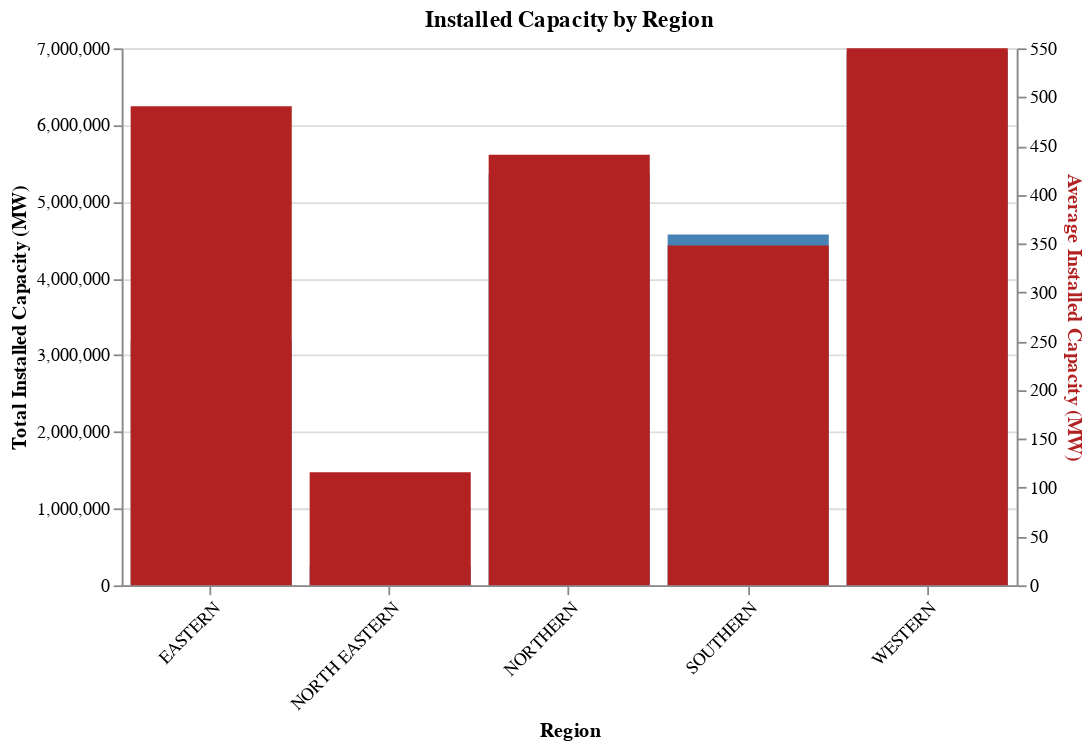

This figure's notebook cell:
### Markdown cell above
5) How does the installed capacity vary by region?

### Code cell
region_capacity = data.groupby('Region')['Installed Capacity'].agg(['sum', 'mean'])
region_capacity.columns = ['Total Installed Capacity', 'Average Installed Capacity']
region_capacity.sort_values(by='Total Installed Capacity', ascending=False, inplace=True)
region_capacity = region_capacity.reset_index()
base = alt.Chart(region_capacity, title='Installed Capacity by Region').encode(
    x=alt.X('Region:N', axis=alt.Axis(labelAngle=-45))
).properties(
    width=500 
)
bar1 = base.mark_bar(color='steelblue').encode(
    y=alt.Y('Total Installed Capacity:Q', axis=alt.Axis(title='Total Installed Capacity (MW)')),
    tooltip = ['Region', 'Total Installed Capacity']
)
bar2 = base.mark_bar(color='firebrick').encode(
    y=alt.Y('Average Installed Capacity:Q', axis=alt.Axis(title='Average Installed Capacity (MW)', titleColor='firebrick')),
    tooltip = ['Region', 'Average Installed Capacity']
)
chart = alt.layer(bar1, bar2).resolve_scale(
    y = 'independent'
)
chart

### Figure 1 — Vega-Lite specification as saved in the notebook (floating-point values rounded to 4 significant figures)
{"config": {"view": {"continuousWidth": 300, "continuousHeight": 300}}, "layer": [{"mark": {"type": "bar", "color": "steelblue"}, "encoding": {"tooltip": [{"field": "Region", "type": "nominal"}, {"field": "Total Installed Capacity", "type": "quantitative"}], "x": {"axis": {"labelAngle": -45}, "field": "Region", "type": "nominal"}, "y": {"axis": {"title": "Total Installed Capacity (MW)"}, "field": "Total Installed Capacity", "type": "quantitative"}}, "title": "Installed Capacity by Region"}, {"mark": {"type": "bar", "color": "firebrick"}, "encoding": {"tooltip": [{"field": "Region", "type": "nominal"}, {"field": "Average Installed Capacity", "type": "quantitative"}], "x": {"axis": {"labelAngle": -45}, "field": "Region", "type": "nominal"}, "y": {"axis": {"title": "Average Installed Capacity (MW)", "titleColor": "firebrick"}, "field": "Average Installed Capacity", "type": "quantitative"}}, "title": "Installed Capacity by Region"}], "data": {"name": "data-416de9151849cc561ca8b90b22149cb4"}, "resolve": {"scale": {"y": "independent"}}, "width": 500, "$schema": "https://vega.github.io/schema/vega-lite/v5.8.0.json", "datasets": {"data-416de9151849cc561ca8b90b22149cb4": [{"Region": "WESTERN", "Total Installed Capacity": 6955000.0, "Average Installed Capacity": 550.0}, {"Region": "NORTHERN", "Total Installed Capacity": 5366000.0, "Average Installed Capacity": 440.9}, {"Region": "SOUTHERN", "Total Installed Capacity": 4575000.0, "Average Installed Capacity": 348.2}, {"Region": "EASTERN", "Total Installed Capacity": 3185000.0, "Average Installed Capacity": 490.6}, {"Region": "NORTH EASTERN", "Total Installed Capacity": 254600.0, "Average Installed Capacity": 115.9}]}}
